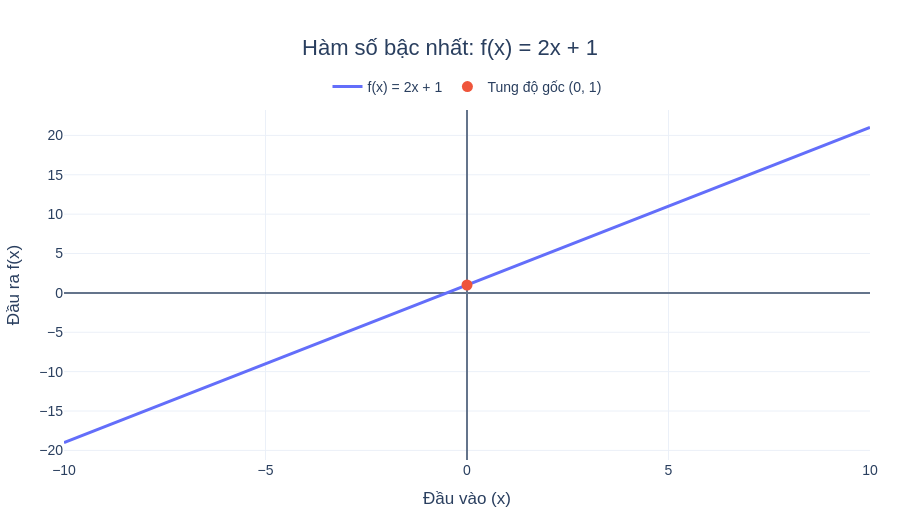

This figure's notebook cell:
### Markdown cell above
# Thêm chú thích cho hàm số bậc nhất

### Code cell
linear_caption = r"""
<strong>Hàm số bậc nhất</strong> có dạng \(f(x)=mx+b\).
Ở đây, \(f(x)=2x+1\) và đồ thị của nó là một <strong>đường thẳng</strong>.

<br><br>

<strong>Hệ số góc (slope)</strong> là \(m=2\).

Điều này có nghĩa là mỗi khi \(x\) tăng thêm 1 đơn vị,
giá trị \(f(x)\) tăng thêm 2 đơn vị.

<br><br>

<strong>Tung độ gốc (y-intercept)</strong> là \(b=1\).

Do đó, đường thẳng cắt trục y tại điểm:

\[
(0,1)
\]

<br>

<strong>Vì sao đồ thị là một đường thẳng?</strong>

Vì tốc độ thay đổi luôn không đổi:

\[
\frac{f(x+1)-f(x)}{1}=2
\]

với mọi giá trị của \(x\). Tốc độ thay đổi không đổi luôn tạo ra một đường thẳng.
"""


add_caption(
    fig=fig_linear,

    caption=linear_caption,

    title="Tìm hiểu hàm số bậc nhất",

    html_name="linear_function.html"
)

### Figure 1 — Plotly figure (JSON) as saved in the notebook; plotly's stock layout.template omitted (floating-point values rounded to 4 significant figures; data arrays with more than 128 entries replaced by an {"elided": "..."} marker saying what was removed)
{"data": [{"hovertemplate": "x = %{x:.2f}<br>f(x) = %{y:.2f}<extra></extra>", "line": {"width": 3}, "mode": "lines", "name": "f(x) = 2x + 1", "type": "scatter", "x": {"elided": "200 float values"}, "y": {"elided": "200 float values"}}, {"hovertemplate": "Tung độ gốc<br>(%{x}, %{y})<extra></extra>", "marker": {"size": 11, "symbol": "circle"}, "mode": "markers", "name": "Tung độ gốc (0, 1)", "type": "scatter", "x": [0], "y": [1]}], "layout": {"autosize": true, "font": {"family": "Arial, sans-serif", "size": 14}, "height": 520, "hovermode": "closest", "legend": {"orientation": "h", "x": 0.5, "xanchor": "center", "y": 1.02, "yanchor": "bottom"}, "margin": {"b": 60, "l": 60, "r": 30, "t": 110}, "title": {"font": {"size": 22}, "text": "Hàm số bậc nhất: f(x) = 2x + 1", "x": 0.5, "xanchor": "center"}, "xaxis": {"showgrid": true, "title": {"text": "Đầu vào (x)"}, "zeroline": true, "zerolinecolor": "#64748b", "zerolinewidth": 2}, "yaxis": {"showgrid": true, "title": {"text": "Đầu ra f(x)"}, "zeroline": true, "zerolinecolor": "#64748b", "zerolinewidth": 2}}}
